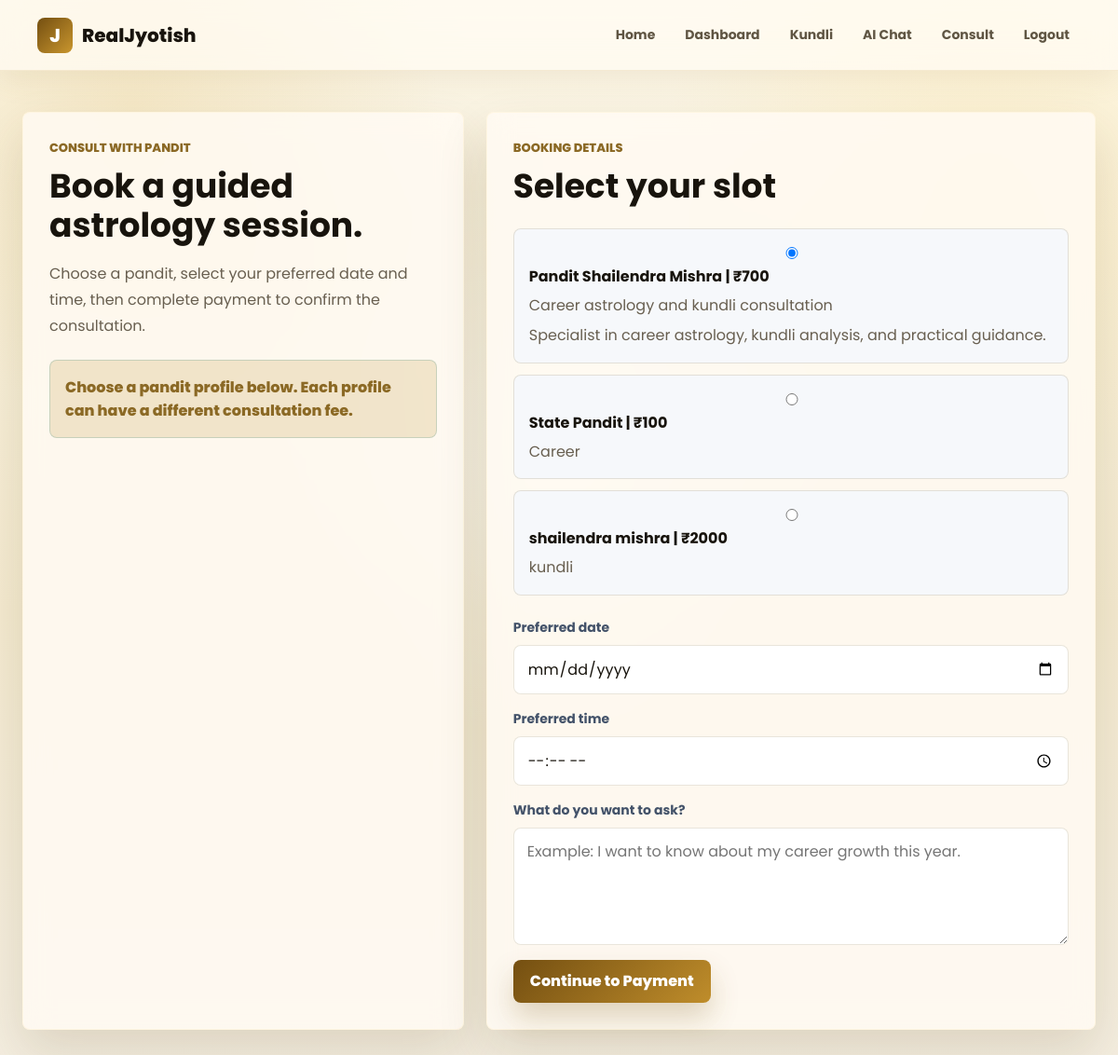
Page /booking/ (signed in) on the committed database.
### accounts/models.py (models this page shows, shortened)
class Pandit(models.Model):
    user = models.OneToOneField(User, on_delete=models.SET_NULL, null=True, blank=True)
    name = models.CharField(max_length=100)
    expertise = models.CharField(max_length=200)
    email = models.EmailField()   # 👈 IMPORTANT
    phone = models.CharField(max_length=20, blank=True)
    bio = models.TextField(blank=True)
    experience_years = models.PositiveIntegerField(default=0)
    consultation_fee = models.PositiveIntegerField(default=500)
    is_verified = models.BooleanField(default=False)

### accounts/views.py (the view, shortened to what this page needs)
# urls.py: path('booking/', views.book_pandit, name='book_pandit'),
@login_required
def book_pandit(request):
    if not Pandit.objects.exists():
        _default_pandits()
    pandits = Pandit.objects.filter(is_verified=True).order_by("name")
    if not pandits.exists():
        messages.error(request, "No verified pandits are available right now. Please check again later.")
    return render(request, "consultation.html", {
        "pandits": pandits,
    })

### templates/consultation.html (shortened to what this page needs)
{% extends 'base.html' %}
{% block content %}
<section class="page-section">
    <div class="content-wrap consult-layout">
        <aside class="panel consult-info">
            <span class="section-kicker">Consult with pandit</span>
            <h1 class="page-title">Book a guided astrology session.</h1>
            <p class="page-copy">Choose a pandit, select your preferred date and time, then complete payment to confirm the consultation.</p>
            <div class="amount-panel">Choose a pandit profile below. Each profile can have a different consultation fee.</div>
        </aside>
        <section class="panel consult-form">
            <span class="section-kicker">Booking details</span>
            <h2 class="page-title">Select your slot</h2>
            <form method="POST" style="margin-top: 22px;">
                <div class="pandit-grid">
	                    {% for pandit in pandits %}
	                        <label class="pandit-option">
	                            <input type="radio" name="pandit" value="{{ pandit.id }}" {% if forloop.first %}checked{% endif %} required>
	                            <strong>{{ pandit.name }} | &#8377;{{ pandit.consultation_fee }}</strong>
	                            <span>{{ pandit.expertise }}</span>
	                            {% if pandit.bio %}
	                                <span>{{ pandit.bio }}</span>
	                            {% endif %}
	                        </label>
	                    {% endfor %}
	                </div>
                <div class="form-field">
                    <label for="date">Preferred date</label>
                    <input id="date" type="date" name="date" required>
                </div>
	                <div class="form-field">
	                    <label for="time">Preferred time</label>
	                    <input id="time" type="time" name="time" required>
	                </div>
                    <div class="form-field">
                        <label for="question">What do you want to ask?</label>
                        <textarea id="question" name="question" rows="4" placeholder="Example: I want to know about my career growth this year."></textarea>
                    </div>
	                <button class="btn btn-primary" type="submit">Continue to Payment</button>
            </form>
        </section>
    </div>
</section>
{% endblock %}

### templates/base.html (shortened to what this page needs)
<!DOCTYPE html>
<html lang="en">
<head>
</head>
<body>
    <nav class="navbar">
        <a class="brand" href="{% url 'home' %}">
            <span class="brand-mark">J</span>
            <span>RealJyotish</span>
        </a>
        <div class="nav-links">
            <a href="{% url 'home' %}">Home</a>
            {% if user.is_authenticated %}
                <a href="{% url 'dashboard' %}">Dashboard</a>
                <a href="{% url 'kundli' %}">Kundli</a>
                <a href="{% url 'chatbot' %}">AI Chat</a>
                <a href="{% url 'book_pandit' %}">Consult</a>
                <a href="{% url 'logout' %}">Logout</a>
            {% else %}
                <a href="{% url 'login' %}">Login</a>
                <a href="{% url 'signup' %}">Signup</a>
                <a href="{% url 'pandit_signup' %}">Pandit Register</a>
            {% endif %}
        </div>
    </nav>
    <main class="app-shell">
        {% block content %}
        {% endblock %}
    </main>
</body>
</html>

### templates/base.html (style rules this page uses)
:root { --page: #f4eee1; --panel: #ffffff; --ink: #18140d; --muted: #685f50; --line: rgba(120, 93, 34, 0.16); --teal: #8b6925; --teal-soft: rgba(180, 133, 34, 0.18); --coral: #f47264; --gold: #b88927; --shadow: 0 24px 54px rgba(76, 55, 13, 0.14); }
* { box-sizing: border-box; }
body { background: radial-gradient(circle at 12% 10%, rgba(227, 189, 98, 0.22), transparent 22%), radial-gradient(circle at 88% 16%, rgba(255, 236, 184, 0.45), transparent 24%), radial-gradient(circle at 50% 42%, rgba(255, 255, 255, 0.55), transparent 34%), linear-gradient(180deg, #fcf7ea 0%, #f8f0d9 24%, #f4ead0 56%, var(--page) 100%); color: var(--ink); font-family: 'Poppins', Arial, sans-serif; margin: 0; }
a { color: inherit; }
.navbar { align-items: center; background: rgba(255, 251, 242, 0.76); border-bottom: 1px solid rgba(200, 154, 61, 0.16); box-shadow: 0 10px 30px rgba(148, 116, 45, 0.10); backdrop-filter: blur(14px); display: flex; gap: 20px; justify-content: space-between; min-height: 76px; padding: 16px 40px; position: sticky; top: 0; z-index: 10; }
.brand { align-items: center; color: var(--ink); display: flex; font-size: 20px; font-weight: 800; gap: 10px; text-decoration: none; }
.brand-mark { align-items: center; background: linear-gradient(135deg, #744f11, #c9962e); border-radius: 8px; color: #ffffff; display: inline-flex; height: 38px; justify-content: center; width: 38px; }
.nav-links { align-items: center; display: flex; flex-wrap: wrap; gap: 8px; justify-content: flex-end; }
.nav-links a { border-radius: 8px; color: #5f5543; font-size: 14px; font-weight: 700; padding: 10px 12px; text-decoration: none; transition: background 0.2s ease, color 0.2s ease; }
.app-shell { min-height: calc(100vh - 76px); }
.page-section { padding: 44px 24px 64px; }
.content-wrap { margin: 0 auto; max-width: 1180px; }
.panel { background: rgba(255, 251, 244, 0.84); border: 1px solid rgba(255, 244, 220, 0.72); border-radius: 8px; box-shadow: var(--shadow); backdrop-filter: blur(14px); }
.section-kicker { color: #8b6925; display: block; font-size: 13px; font-weight: 800; margin-bottom: 10px; text-transform: uppercase; }
.page-title { color: var(--ink); font-size: 36px; line-height: 1.18; margin: 0; }
.page-copy { color: var(--muted); font-size: 16px; line-height: 1.75; margin: 16px 0 0; }
.btn { align-items: center; border: 0; border-radius: 8px; cursor: pointer; display: inline-flex; font: inherit; font-weight: 800; justify-content: center; min-height: 46px; padding: 0 18px; text-decoration: none; transition: transform 0.2s ease, box-shadow 0.2s ease, background 0.2s ease; }
.btn-primary { background: linear-gradient(135deg, #744f11, #bf8d2b); box-shadow: 0 16px 30px rgba(122, 87, 19, 0.24); color: #ffffff; }
.form-field { display: grid; gap: 8px; margin-bottom: 16px; }
.form-field label { color: #435269; font-size: 14px; font-weight: 700; }
input, textarea { background: #ffffff; border: 1px solid var(--line); border-radius: 8px; color: var(--ink); font: inherit; min-height: 48px; outline: none; padding: 12px 14px; transition: border-color 0.2s ease, box-shadow 0.2s ease; width: 100%; }

### templates/consultation.html (style rules this page uses)
.consult-layout { display: grid; gap: 24px; grid-template-columns: minmax(260px, 0.42fr) minmax(0, 0.58fr); }
.consult-info, .consult-form { padding: 28px; }
.pandit-grid { display: grid; gap: 12px; margin: 24px 0; }
.pandit-option { background: #f6f8fb; border: 1px solid var(--line); border-radius: 8px; cursor: pointer; display: grid; gap: 6px; padding: 16px; }
.pandit-option input { min-height: auto; width: auto; }
.pandit-option strong { color: var(--ink); }
.pandit-option span { color: var(--muted); line-height: 1.6; }
.amount-panel { background: var(--teal-soft); border: 1px solid rgba(15, 118, 110, 0.18); border-radius: 8px; color: var(--teal); font-weight: 800; margin-top: 22px; padding: 16px; }

### rows in the picture
Pandit: name "Pandit Shailendra Mishra", consultation_fee "700", expertise "Career astrology and kundli consultation", bio "Specialist in career astrology, kundli analysis, and practical guidance."
Pandit: name "State Pandit", consultation_fee "100", expertise "Career"
Pandit: name "shailendra mishra", consultation_fee "2000", expertise "kundli"
